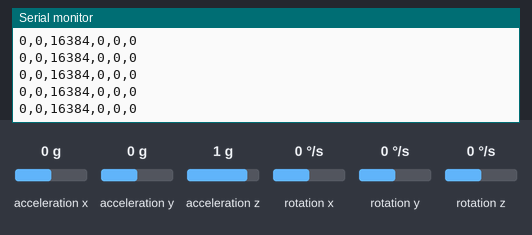
A sketch run on a simulated ESP8266 (NodeMCU). On the bench: the last lines printed to the serial monitor. The inputs (shaded band) are chosen by the test bench; at power-on: acceleration x 0 g, acceleration y 0 g, acceleration z 1 g, rotation x 0 °/s, rotation y 0 °/s, rotation z 0 °/s.

Above: at 1.2 s.
1.3 s: acceleration x set to -1.4 g
At 1.9 s:
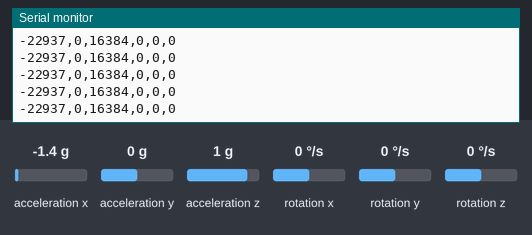
4.3 s: acceleration y set to -1.4 g
At 5.0 s:
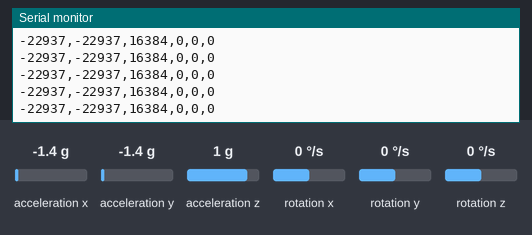
7.3 s: acceleration z set to -1.4 g
At 8.0 s:
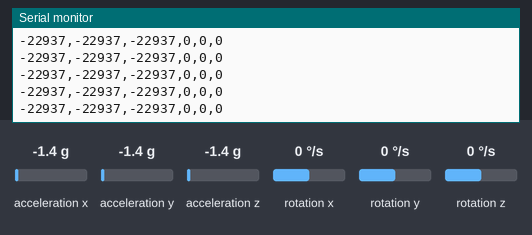
10.3 s: rotation x set to -192 °/s
At 11.2 s:
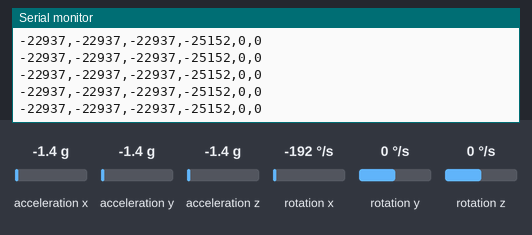
13.3 s: rotation y set to -192 °/s
At 14.4 s:
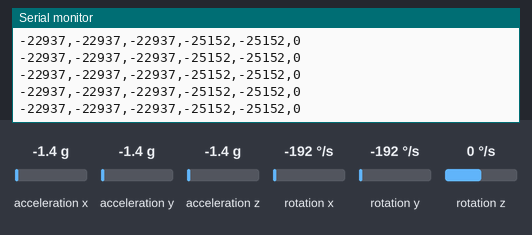

Measured:
- after the input at 1.3 s, the serial monitor: prints a new line at once (image 1)
- after the input at 4.3 s, the serial monitor: prints a new line at once (image 2)
- after the input at 7.3 s, the serial monitor: prints a new line at once (image 3)
- after the input at 10.3 s, the serial monitor: prints a new line at once (image 4)
- after the input at 13.3 s, the serial monitor: prints a new line at once (image 5)

The sketch:

mpu_data_sender.ino
```cpp
#include <Wire.h>
#include <MPU6050.h>

MPU6050 mpu;

void setup() {
  Serial.begin(9600);
  Wire.begin(D2, D1);   // SDA, SCL

  Serial.println("Initializing MPU6050...");
  mpu.initialize();

  if (mpu.testConnection()) {
    Serial.println("MPU6050 connected");
  } else {
    Serial.println("MPU6050 connection failed");
  }
}

void loop() {
  int16_t ax, ay, az, gx, gy, gz;

  mpu.getMotion6(&ax, &ay, &az, &gx, &gy, &gz);

  // Send ONE LINE only (important)
  Serial.print(ax); Serial.print(",");
  Serial.print(ay); Serial.print(",");
  Serial.print(az); Serial.print(",");
  Serial.print(gx); Serial.print(",");
  Serial.print(gy); Serial.print(",");
  Serial.println(gz);


}
```
